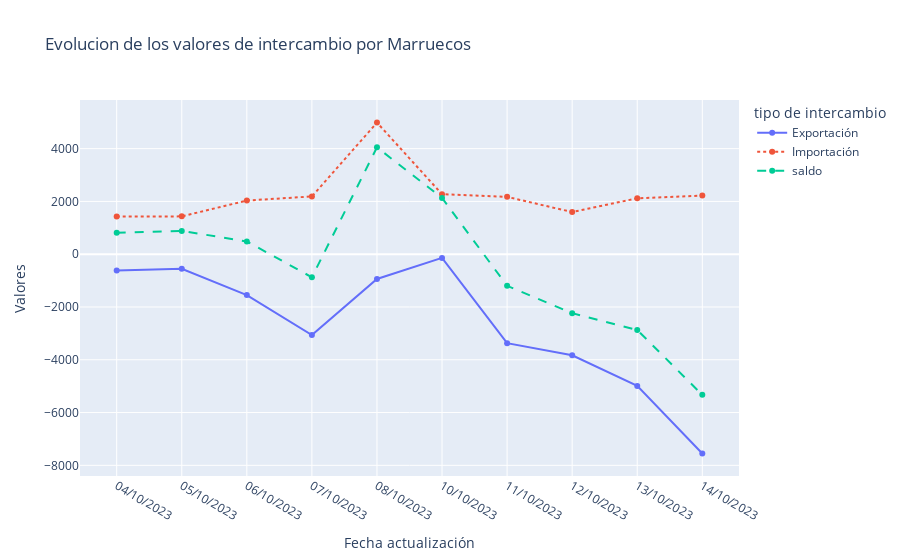

Source (notebook cell):
### Code cell
fig = px.line(df_intercambio[df_intercambio['nombre'] == 'Marruecos'], x = 'Fecha actualización', y = 'Valores', color= 'tipo de intercambio',
              line_group='tipo de intercambio',
              title= 'Evolucion de los valores de intercambio por Marruecos',
              line_dash= 'tipo de intercambio',
              markers= True)

fig.show()

### Figure 1 — Plotly figure (JSON) as saved in the notebook; plotly's stock layout.template omitted (floating-point values rounded to 4 significant figures)
{"data": [{"hovertemplate": "tipo de intercambio=Exportación<br>Fecha actualización=%{x}<br>Valores=%{y}<extra></extra>", "legendgroup": "Exportación", "line": {"color": "#636efa", "dash": "solid"}, "marker": {"symbol": "circle"}, "mode": "lines+markers", "name": "Exportación", "orientation": "v", "showlegend": true, "type": "scatter", "x": ["04/10/2023", "05/10/2023", "06/10/2023", "07/10/2023", "08/10/2023", "10/10/2023", "11/10/2023", "12/10/2023", "13/10/2023", "14/10/2023"], "xaxis": "x", "y": [-620, -550, -1550, -3064.0, -940, -140, -3370, -3830, -4990, -7550], "yaxis": "y"}, {"hovertemplate": "tipo de intercambio=Importación<br>Fecha actualización=%{x}<br>Valores=%{y}<extra></extra>", "legendgroup": "Importación", "line": {"color": "#EF553B", "dash": "dot"}, "marker": {"symbol": "circle"}, "mode": "lines+markers", "name": "Importación", "orientation": "v", "showlegend": true, "type": "scatter", "x": ["04/10/2023", "05/10/2023", "06/10/2023", "07/10/2023", "08/10/2023", "10/10/2023", "11/10/2023", "12/10/2023", "13/10/2023", "14/10/2023"], "xaxis": "x", "y": [1431, 1434, 2033, 2190, 4989, 2273, 2173, 1597, 2120, 2220], "yaxis": "y"}, {"hovertemplate": "tipo de intercambio=saldo<br>Fecha actualización=%{x}<br>Valores=%{y}<extra></extra>", "legendgroup": "saldo", "line": {"color": "#00cc96", "dash": "dash"}, "marker": {"symbol": "circle"}, "mode": "lines+markers", "name": "saldo", "orientation": "v", "showlegend": true, "type": "scatter", "x": ["04/10/2023", "05/10/2023", "06/10/2023", "07/10/2023", "08/10/2023", "10/10/2023", "11/10/2023", "12/10/2023", "13/10/2023", "14/10/2023"], "xaxis": "x", "y": [811, 884, 483, -873.7, 4049, 2133, -1197, -2233, -2870, -5330], "yaxis": "y"}], "layout": {"legend": {"title": {"text": "tipo de intercambio"}, "tracegroupgap": 0}, "title": {"text": "Evolucion de los valores de intercambio por Marruecos"}, "xaxis": {"anchor": "y", "domain": [0, 1], "title": {"text": "Fecha actualización"}}, "yaxis": {"anchor": "x", "domain": [0, 1], "title": {"text": "Valores"}}}}
